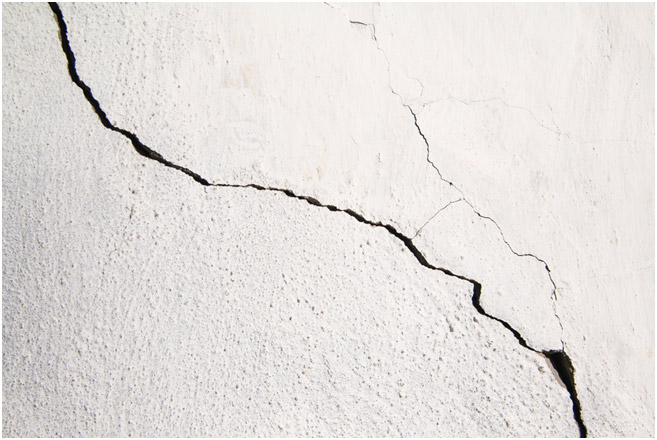
#> input picture hairline-crack-wall.jpg, 657 x 440 px
$ python hough.py   (Python 2 division)   (older library calls are emulated)
#> lines starting #> are read from the running program, lines starting #| are printed output that depends on the picture; after the words box and inside, x2 and y2 are one past the last pixel; in counts of white or black regions, pixels touching at a corner belong together
import cv2
import numpy as np
import math
img = cv2.imread('hairline-crack-wall.jpg')
#> img is the input picture: shape (440, 657, 3); mean B, G, R 221.3, 223.7, 228
gray = cv2.cvtColor(img,cv2.COLOR_BGR2GRAY)


edges = cv2.Canny(gray,200,400,apertureSize = 3)
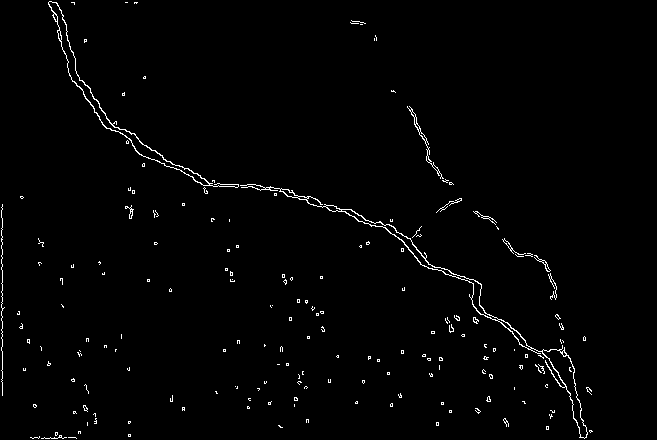
#> edges: shape (440, 657); 1.4% white in thin lines or dots, all inside (x1, y1, x2, y2) = (1, 1, 593, 439)
#print len(edges)
#cv2.imshow('edges',edges)
#cv2.waitKey(0)
im2,contours,hierarchy=cv2.findContours(edges,cv2.RETR_TREE,cv2.CHAIN_APPROX_SIMPLE)
#> contours = 295 contours, 279 with area under 20; largest, box (x1, y1, x2, y2) and area: (240, 184, 588, 439) 2396, (48, 1, 239, 188) 1783, (48, 1, 210, 186) 1562, (542, 349, 588, 439) 963, (341, 209, 499, 321) 848
print len(contours)
#| 295
stuff=[]
for i in range(0,len(contours)):
    listx=[]
    listy=[]
    maxx=0
    maxy=0
    minx=10000
    miny=10000
    for j in range(0,len(contours[i])):
        listx.append(contours[i][j][0][0])
        listy.append(contours[i][j][0][1])
        if contours[i][j][0][0]>maxx:
            maxx=contours[i][j][0][0]
        if contours[i][j][0][1]>maxy:
            maxy=contours[i][j][0][1]
        if contours[i][j][0][0]<minx:
            minx=contours[i][j][0][0]
        if contours[i][j][0][1]<miny:
            miny=contours[i][j][0][1]
    #print [(minx,maxy),(maxx,miny)]
    out=np.polyfit(listx,listy,4,full=True)
    #xdiff=max(listx)-min(listx)
    #length=math.sqrt((xdiff)**2 +(out[0][0]*xdiff)**2)
    #print length
    ratio=out[1]/len(contours[i])
    if ratio<1:
        r=0
        b=0
        g=255
    elif ratio< 100:
        r=0
        b=255
        g=0
    else:
        r=255
        b=0
        g=0
    cv2.rectangle(img,(minx,maxy),(maxx,miny),(b,g,r),1)
    #cv2.line(img,(minx, int(out[0][0]*minx+out[0][1])),(maxx, int(out[0][0]*maxx+out[0][1])),(0,0,255),1)
    stuff.append(ratio)
    cv2.drawContours(img, [contours[i]], -1, (b,g,r), 1)
#> this loop made 295 passes
#> (ratio, r, b, g) on passes 2, 3, 21, 28, 31, 36, 37, 53, 60: ([0.211], 0, 0, 255), ([0.592], 0, 0, 255), ([3.28], 0, 255, 0), ([0.278], 0, 0, 255), ([1.5], 0, 255, 0), ([0.833], 0, 0, 255), ([1.38], 0, 255, 0), ([1.33], 0, 255, 0), ([1.83], 0, 255, 0)
#> (r, b, g) on passes 1, 4, 5, 6, 7, 8: (255, 0, 0), (255, 0, 0), (255, 0, 0), (255, 0, 0), (255, 0, 0), (255, 0, 0)
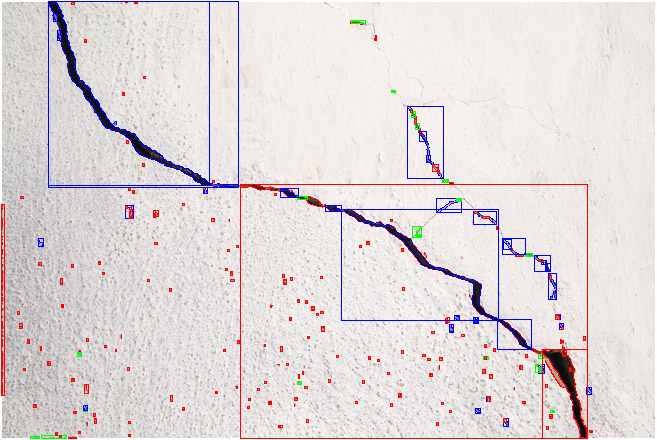
#> img: shape (440, 657, 3); 3.11% of pixels changed, all inside (x1, y1, x2, y2) = (1, 1, 593, 439)
print stuff
#> (printed output is left out)
cv2.imshow('rect', img)
cv2.waitKey(0)


# [9 lines of commented-out code are left out]

$ run again, with crack.jpg copied over hairline-crack-wall.jpg
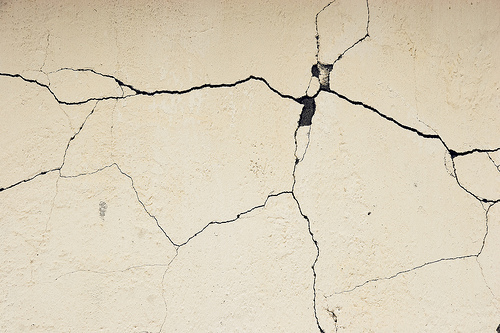
#> input picture crack.jpg, 500 x 333 px
#> img is the input picture: shape (333, 500, 3); mean B, G, R 186.8, 208.6, 219
#> `edges = cv2.Canny(gray,200,400,apertureSize = 3)`:
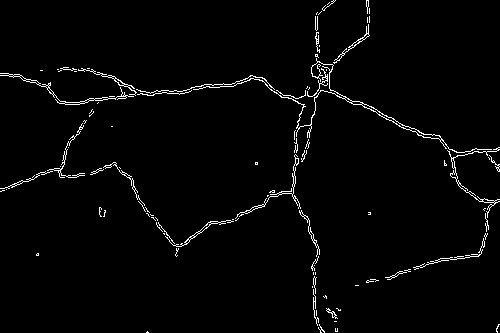
#> edges: shape (333, 500); 2.2% white in thin lines or dots
#> contours = 197 contours, 174 with area under 20; largest, box (x1, y1, x2, y2) and area: (193, 58, 492, 153) 348, (361, 103, 442, 141) 218, (0, 73, 134, 105) 191, (447, 147, 500, 218) 110, (235, 154, 301, 219) 99
#| 197
#> the loop `for i in range(0,len(contours)):` made 197 passes
#> (ratio, r, b, g) on passes 4, 7, 8, 13, 16, 23, 25, 29: ([2.11], 0, 255, 0), ([0.125], 0, 0, 255), ([2.76], 0, 255, 0), ([43.53], 0, 255, 0), ([0.312], 0, 0, 255), ([1.25], 0, 255, 0), ([0.32], 0, 0, 255), ([5.29], 0, 255, 0)
#> after the loop `for i in range(0,len(contours)):`:
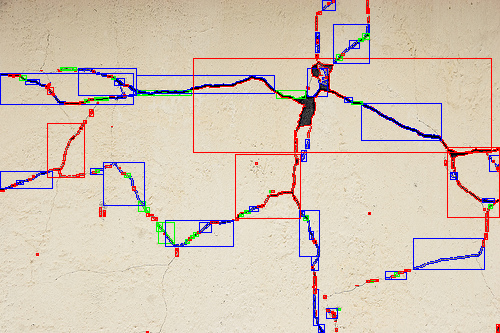
#> img: shape (333, 500, 3); 5.13% of pixels changed, all inside (x1, y1, x2, y2) = (0, 0, 500, 333)
#> (printed output is left out)
